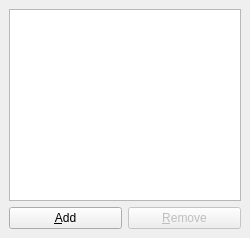
  <widget class="QDockWidget" name="listDock">
   <property name="sizePolicy">
    <sizepolicy hsizetype="Expanding" vsizetype="Expanding">
     <horstretch>0</horstretch>
     <verstretch>0</verstretch>
    </sizepolicy>
   </property>
   <property name="maximumSize">
    <size>
     <width>250</width>
     <height>524287</height>
    </size>
   </property>
   <property name="floating">
    <bool>false</bool>
   </property>
   <property name="features">
    <set>QDockWidget::AllDockWidgetFeatures</set>
   </property>
   <property name="windowTitle">
    <string>Functions list</string>
   </property>
   <attribute name="dockWidgetArea">
    <number>1</number>
   </attribute>
   <widget class="QWidget" name="lDockWidgetContents">
    <layout class="QVBoxLayout" name="verticalLayout_5">
     <item>
      <widget class="QListWidget" name="functionsList">
       <property name="sizePolicy">
        <sizepolicy hsizetype="Preferred" vsizetype="Expanding">
         <horstretch>0</horstretch>
         <verstretch>0</verstretch>
        </sizepolicy>
       </property>
       <property name="editTriggers">
        <set>QAbstractItemView::NoEditTriggers</set>
       </property>
      </widget>
     </item>
     <item>
      <layout class="QHBoxLayout" name="horizontalLayout">
       <item>
        <widget class="QPushButton" name="addButton">
         <property name="text">
          <string>&amp;Add</string>
         </property>
        </widget>
       </item>
       <item>
        <widget class="QPushButton" name="removeButton">
         <property name="enabled">
          <bool>false</bool>
         </property>
         <property name="text">
          <string>&amp;Remove</string>
         </property>
        </widget>
       </item>
      </layout>
     </item>
    </layout>
   </widget>
  </widget>
